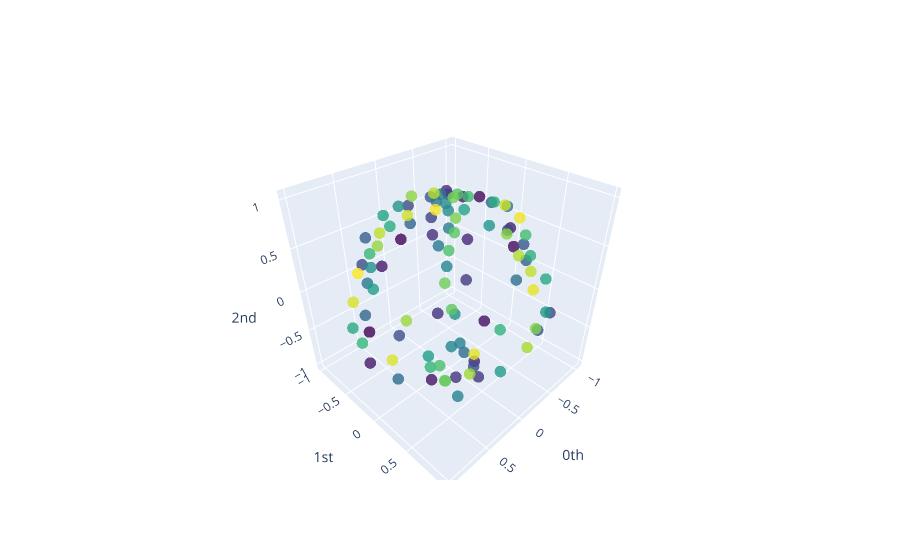

Source (notebook cell):
### Code cell
plot_point_cloud(point_clouds[11]).show()
